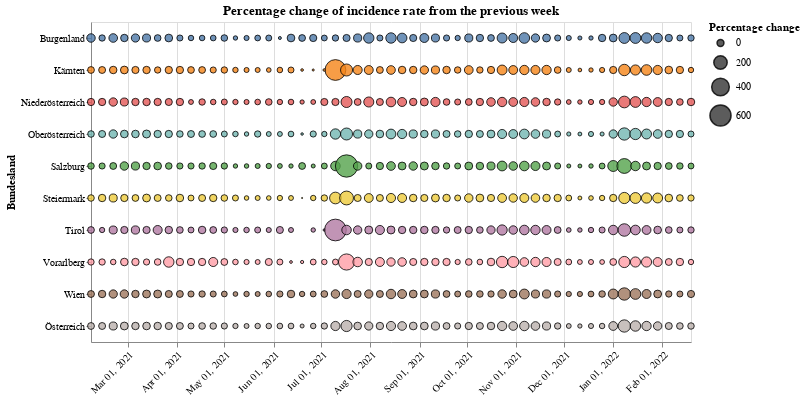

The cell this chart's notebook holds for it:
### Code cell
#collapse
source = saturdays_data.query("Time >= '2021-01-31'")
alt.Chart(source).mark_circle(
    opacity=0.8,
    stroke='black',
    strokeWidth=1
).encode(
    alt.X('yearmonthdate(Time):T', axis=alt.Axis(title='', labelAngle=-45)),
    alt.Y('Bundesland:N'),
    alt.Size('rate_change:Q',
            scale=alt.Scale(range=[0, 500]),
            legend=alt.Legend(title='Percentage change')
    ),
    alt.Color('Bundesland:N', legend=None),
    tooltip=['Time', 'rate_change']
).properties(
    width=600,
    height=320,
    title='Percentage change of incidence rate from the previous week'
)

### Figure 1 — Vega-Lite specification as saved in the notebook (floating-point values rounded to 4 significant figures; data arrays with more than 128 entries replaced by an {"elided": "..."} marker saying what was removed)
{"config": {"view": {"continuousWidth": 400, "continuousHeight": 300}}, "data": {"name": "data-e4ecb46c184d9f48cc0d74199ece002f"}, "mark": {"type": "circle", "opacity": 0.8, "stroke": "black", "strokeWidth": 1}, "encoding": {"color": {"type": "nominal", "field": "Bundesland", "legend": null}, "size": {"type": "quantitative", "field": "rate_change", "legend": {"title": "Percentage change"}, "scale": {"range": [0, 500]}}, "tooltip": [{"type": "temporal", "field": "Time"}, {"type": "quantitative", "field": "rate_change"}], "x": {"type": "temporal", "axis": {"labelAngle": -45, "title": ""}, "field": "Time", "timeUnit": "yearmonthdate"}, "y": {"type": "nominal", "field": "Bundesland"}}, "height": 320, "title": "Percentage change of incidence rate from the previous week", "width": 600, "$schema": "https://vega.github.io/schema/vega-lite/v4.8.1.json", "datasets": {"data-e4ecb46c184d9f48cc0d74199ece002f": {"elided": "550 records"}}}
